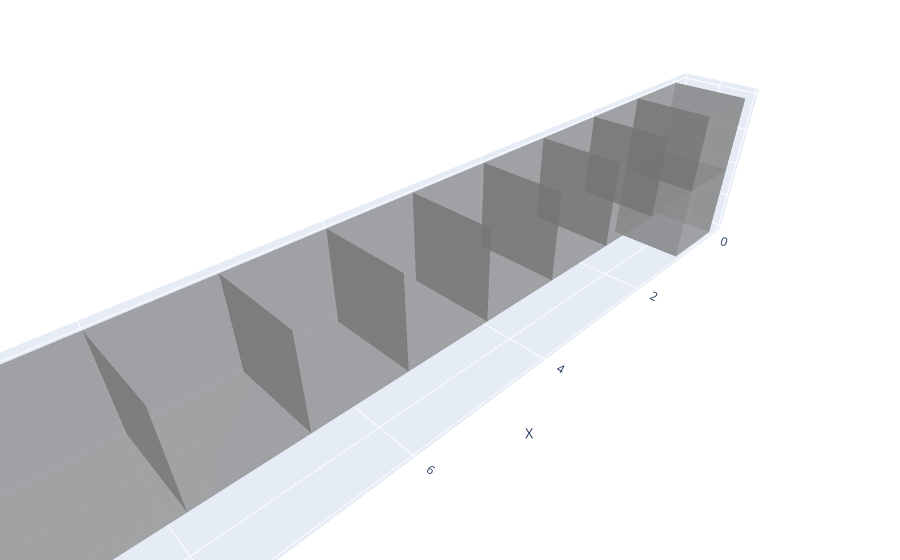

Notebook cell for this chart:
### Markdown cell above
# `are_all_blocks_supported`

### Code cell
from eval_code.structural_stability import are_all_blocks_supported

# ---------------------------------------------------------------------------
# Stable example
# ---------------------------------------------------------------------------
# Vertical support column at x = 0 (y = 0..1), and a horizontal beam along +x.
# Overhang length from x=0 to x=9 -> span = 9, which is within stone's limit.

stable_coords = [
    # vertical support column (2 blocks high)
    {"x": 0, "y": 0, "z": 0, "material": "stone"},
    {"x": 0, "y": 1, "z": 0, "material": "stone"},
]

# horizontal beam from x = 1 to x = 9 at y = 1
stable_coords += [
    {"x": x, "y": 1, "z": 0, "material": "stone"}
    for x in range(1, 10)  # 1..9 inclusive
]

assert True == are_all_blocks_supported(stable_coords)
plotly_blocks.plot(stable_coords)

### Figure 1 — Plotly figure (JSON) as saved in the notebook; plotly's stock layout.template omitted (floating-point values rounded to 4 significant figures; data arrays with more than 128 entries replaced by an {"elided": "..."} marker saying what was removed)
{"data": [{"facecolor": {"elided": "132 str values"}, "flatshading": true, "i": {"elided": "132 int values"}, "j": {"elided": "132 int values"}, "k": {"elided": "132 int values"}, "opacity": 0.5, "type": "mesh3d", "x": [0, 1, 1, 0, 0, 1, 1, 0, 0, 1, 1, 0, 0, 1, 1, 0, 1, 2, 2, 1, 1, 2, 2, 1, 2, 3, 3, 2, 2, 3, 3, 2, 3, 4, 4, 3, 3, 4, 4, 3, 4, 5, 5, 4, 4, 5, 5, 4, 5, 6, 6, 5, 5, 6, 6, 5, 6, 7, 7, 6, 6, 7, 7, 6, 7, 8, 8, 7, 7, 8, 8, 7, 8, 9, 9, 8, 8, 9, 9, 8, 9, 10, 10, 9, 9, 10, 10, 9], "y": [0, 0, 0, 0, 1, 1, 1, 1, 0, 0, 0, 0, 1, 1, 1, 1, 0, 0, 0, 0, 1, 1, 1, 1, 0, 0, 0, 0, 1, 1, 1, 1, 0, 0, 0, 0, 1, 1, 1, 1, 0, 0, 0, 0, 1, 1, 1, 1, 0, 0, 0, 0, 1, 1, 1, 1, 0, 0, 0, 0, 1, 1, 1, 1, 0, 0, 0, 0, 1, 1, 1, 1, 0, 0, 0, 0, 1, 1, 1, 1, 0, 0, 0, 0, 1, 1, 1, 1], "z": [0, 0, 1, 1, 0, 0, 1, 1, 1, 1, 2, 2, 1, 1, 2, 2, 1, 1, 2, 2, 1, 1, 2, 2, 1, 1, 2, 2, 1, 1, 2, 2, 1, 1, 2, 2, 1, 1, 2, 2, 1, 1, 2, 2, 1, 1, 2, 2, 1, 1, 2, 2, 1, 1, 2, 2, 1, 1, 2, 2, 1, 1, 2, 2, 1, 1, 2, 2, 1, 1, 2, 2, 1, 1, 2, 2, 1, 1, 2, 2, 1, 1, 2, 2, 1, 1, 2, 2]}], "layout": {"legend": {"itemsizing": "constant"}, "margin": {"b": 0, "l": 0, "r": 0, "t": 40}, "scene": {"aspectmode": "data", "xaxis": {"title": {"text": "X"}}, "yaxis": {"title": {"text": "Z"}}, "zaxis": {"title": {"text": "Y (Height)"}}}, "title": {"text": ""}}}
